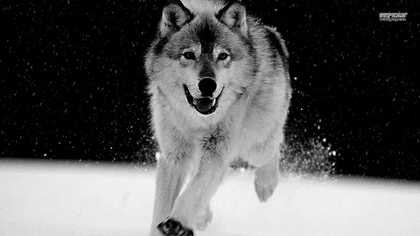
%> input picture Intensity Transformation/Assignment 6 - Intensity Transformation/Antilog/Input.jpg, 420 x 236 px, shrunk from 1366 x 768 before the run
$ octave Anti_Log.m   (GNU Octave 9; MATLAB toolbox functions it lacks are replaced by stand-ins)
%> lines starting %> are read from the running program, lines starting %| are printed output that depends on the picture
A = imread('input.jpg');
%> A is the input picture: size 236x420 uint8; min 0, max 254, mean 91.6
[row,col] = size(A);
%> row = 236; col = 420
imshow(A);
imwrite(A,'Input.jpg');
Z = zeros(row,col);

A = double(A);
%> A: size 236x420 double
for row1 = 1:row
    for col1 = 1:col
        Z(row1,col1)=1/(log10(1+A(row1,col1)));
    end
end
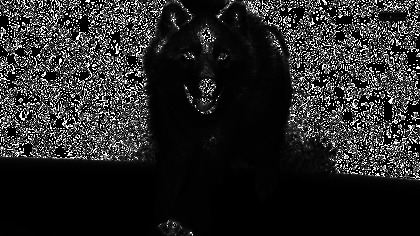
%> Z: size 236x420 double; 23.47% of the values are NaN or infinite; the others: min 0.416, max 3.32, mean 0.994; drawn with min black, max white, NaN and infinite black

figure,imshow(Z);
%> after `imshow(Z)`:
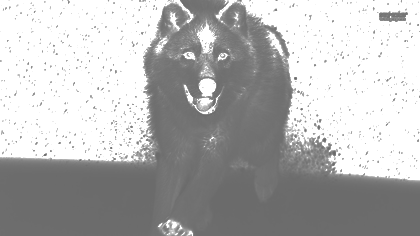
%> displayed picture: size 236x420, on the screen's scale of 0 to 255; min 106, max 255, mean 181.8
